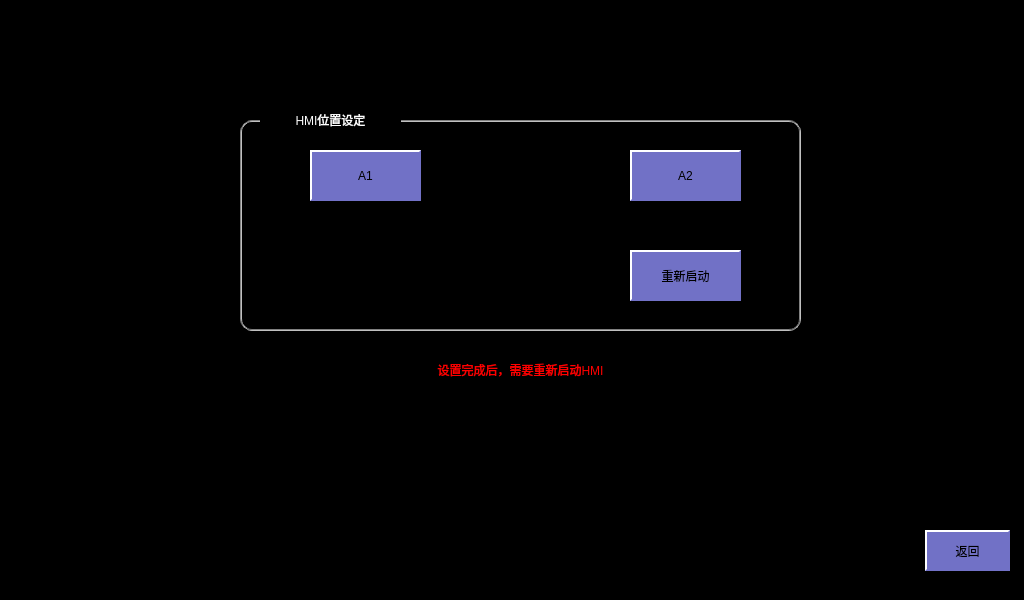
<?xml version="1.0" encoding="UTF-8"?>
<ui version="4.0">
 <class>HmiPositionSet</class>
 <widget class="QWidget" name="HmiPositionSet">
  <property name="geometry">
   <rect>
    <x>0</x>
    <y>0</y>
    <width>1024</width>
    <height>600</height>
   </rect>
  </property>
  <property name="windowTitle">
   <string>Form</string>
  </property>
  <property name="styleSheet">
   <string notr="true">QLabel
{
	color: white;
	border: 2px groove, gray;
    border-color: gray;
	font: 18px, &quot;微软雅黑&quot;;
}

QWidget
{
	background-color: black;
}

QPushButton
{
	font: 18px, &quot;微软雅黑&quot;;
    color: black;
	background-color: rgb(113, 113, 198);
	border:2px solid white; 
    border-right-color: rgb(113, 113, 198); 
    border-bottom-color: rgb(113, 113, 198);
}

QPushButton:disabled
{
	font: 18px, &quot;微软雅黑&quot;;
    color: white;
	background-color: rgb(113, 113, 198);
	border:2px solid white; 
    border-right-color: rgb(113, 113, 198); 
    border-bottom-color: rgb(113, 113, 198);
}</string>
  </property>
  <widget class="QLabel" name="label_7">
   <property name="geometry">
    <rect>
     <x>260</x>
     <y>100</y>
     <width>141</width>
     <height>40</height>
    </rect>
   </property>
   <property name="styleSheet">
    <string notr="true">background-color: black;
border: 0px;
color: white;</string>
   </property>
   <property name="text">
    <string>HMI位置设定</string>
   </property>
   <property name="alignment">
    <set>Qt::AlignCenter</set>
   </property>
  </widget>
  <widget class="QLabel" name="label_107">
   <property name="geometry">
    <rect>
     <x>240</x>
     <y>120</y>
     <width>561</width>
     <height>211</height>
    </rect>
   </property>
   <property name="styleSheet">
    <string notr="true">border-radius: 12px;</string>
   </property>
   <property name="text">
    <string/>
   </property>
   <property name="alignment">
    <set>Qt::AlignCenter</set>
   </property>
  </widget>
  <widget class="QPushButton" name="btnA1">
   <property name="geometry">
    <rect>
     <x>310</x>
     <y>150</y>
     <width>111</width>
     <height>51</height>
    </rect>
   </property>
   <property name="text">
    <string>A1</string>
   </property>
  </widget>
  <widget class="QLabel" name="label_8">
   <property name="geometry">
    <rect>
     <x>240</x>
     <y>350</y>
     <width>561</width>
     <height>40</height>
    </rect>
   </property>
   <property name="styleSheet">
    <string notr="true">background-color: black;
border: 0px;
color: red;</string>
   </property>
   <property name="text">
    <string>设置完成后，需要重新启动HMI</string>
   </property>
   <property name="alignment">
    <set>Qt::AlignCenter</set>
   </property>
  </widget>
  <widget class="QPushButton" name="btnA2">
   <property name="geometry">
    <rect>
     <x>630</x>
     <y>150</y>
     <width>111</width>
     <height>51</height>
    </rect>
   </property>
   <property name="text">
    <string>A2</string>
   </property>
  </widget>
  <widget class="QPushButton" name="btnBack">
   <property name="geometry">
    <rect>
     <x>925</x>
     <y>530</y>
     <width>85</width>
     <height>41</height>
    </rect>
   </property>
   <property name="styleSheet">
    <string notr="true">QPushButton
{
	font: 18px, &quot;微软雅黑&quot;;
    color: black;
	background-color: rgb(113, 113, 198);
	border:2px solid white; 
    border-right-color: rgb(113, 113, 198); 
    border-bottom-color: rgb(113, 113, 198);
}

QPushButton:disabled
{
	font: 18px, &quot;微软雅黑&quot;;
    color: white;
	background-color: rgb(113, 113, 198);
	border:2px solid white; 
    border-right-color: rgb(113, 113, 198); 
    border-bottom-color: rgb(113, 113, 198);
}

QPushButton:pressed
{
	font: 18px, &quot;微软雅黑&quot;;
    color: white;
	background-color: rgb(0, 0, 255); 
	border:2px solid white; 
	border-left-color: qlineargradient(x1: 0, y1: 0, x2: 1, y2: 0, 
                        stop: 0 gray, stop: 1 black); 			border-top-color: qlineargradient(x1: 0, y1: 0, x2: 0, 										y2: 1, stop: 0 gray, stop: 1 black);
  border-right-color: white; border-bottom-color: white;
}</string>
   </property>
   <property name="text">
    <string>返回</string>
   </property>
  </widget>
  <widget class="QPushButton" name="btnReboot">
   <property name="geometry">
    <rect>
     <x>630</x>
     <y>250</y>
     <width>111</width>
     <height>51</height>
    </rect>
   </property>
   <property name="styleSheet">
    <string notr="true">QPushButton
{
	font: 18px, &quot;微软雅黑&quot;;
    color: black;
	background-color: rgb(113, 113, 198);
	border:2px solid white; 
    border-right-color: rgb(113, 113, 198); 
    border-bottom-color: rgb(113, 113, 198);
}

QPushButton:disabled
{
	font: 18px, &quot;微软雅黑&quot;;
    color: white;
	background-color: rgb(113, 113, 198);
	border:2px solid white; 
    border-right-color: rgb(113, 113, 198); 
    border-bottom-color: rgb(113, 113, 198);
}

QPushButton:pressed
{
	font: 18px, &quot;微软雅黑&quot;;
    color: white;
	background-color: rgb(0, 0, 255); 
	border:2px solid white; 
	border-left-color: qlineargradient(x1: 0, y1: 0, x2: 1, y2: 0, 
                        stop: 0 gray, stop: 1 black); 			border-top-color: qlineargradient(x1: 0, y1: 0, x2: 0, 										y2: 1, stop: 0 gray, stop: 1 black);
  border-right-color: white; border-bottom-color: white;
}</string>
   </property>
   <property name="text">
    <string>重新启动</string>
   </property>
  </widget>
  <zorder>label_107</zorder>
  <zorder>btnA1</zorder>
  <zorder>label_8</zorder>
  <zorder>btnA2</zorder>
  <zorder>btnBack</zorder>
  <zorder>btnReboot</zorder>
  <zorder>label_7</zorder>
 </widget>
 <resources/>
 <connections/>
</ui>
